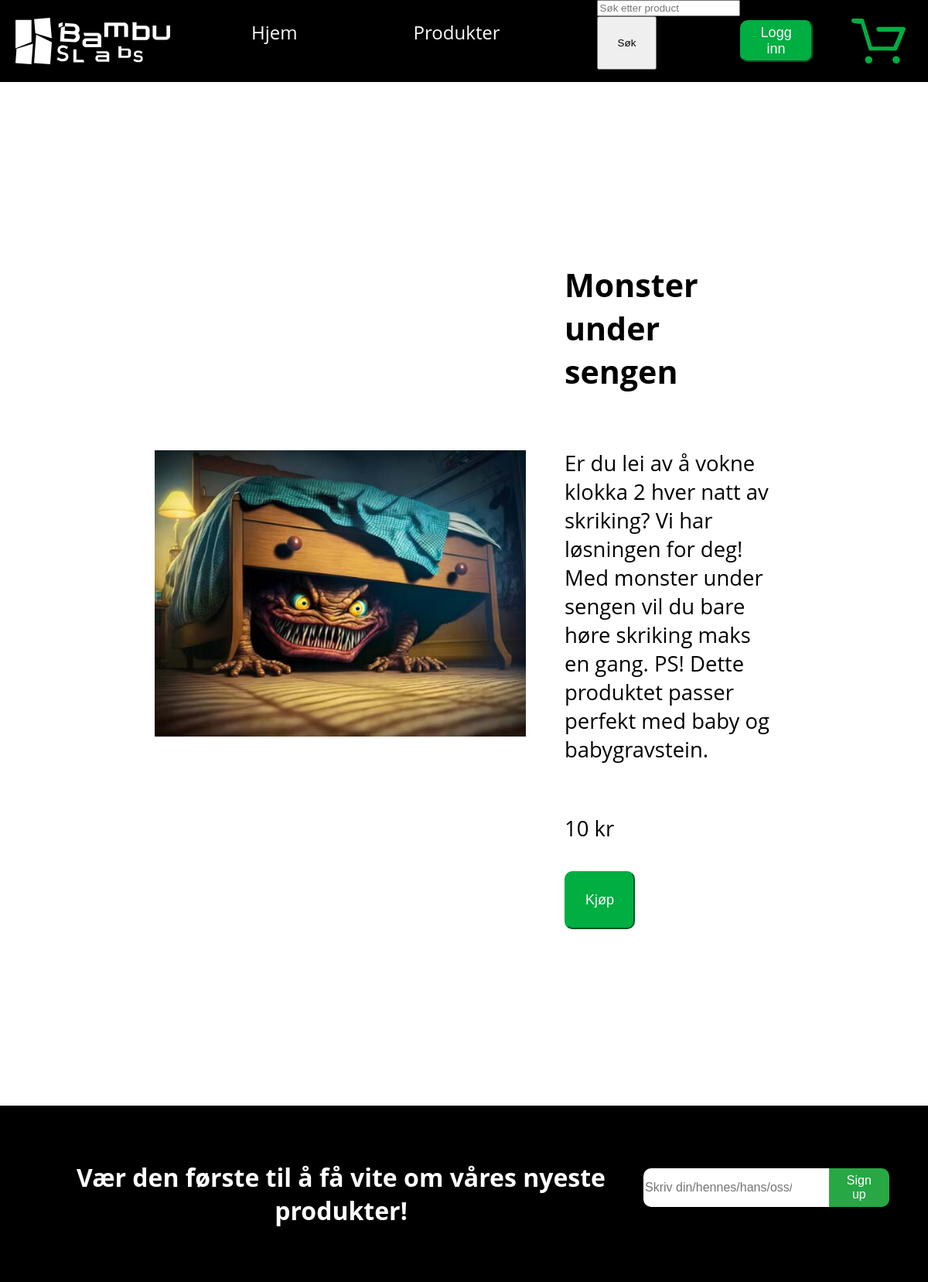
Screenshot of /prudukt.html?id=14 with the database file from the repository.
### app.py (models this page shows)
class Produkt(db.Model):
    id = db.Column(db.String, primary_key=True)
    name = db.Column(db.String, nullable=False)
    price = db.Column(db.String, nullable=False)
    pricetall = db.Column(db.Integer, nullable=False)
    pricetext = db.Column(db.String, nullable=False)
    image = db.Column(db.String, nullable=False)
    description = db.Column(db.Text, nullable=False)

### app.py (the view, shortened to what this page needs)
@app.route('/prudukt.html', methods=['GET', 'POST'])
def hent_produkter():
    product_id = request.args.get('id')  # Henter ID fra spørringsparameter
    produkt = Produkt.query.get(product_id)  # Henter produktet med den spesifikke ID-en
    if produkt is None:
        return "Produkt ikke funnet", 404  # Returner 404 hvis produktet ikke finnes
    return render_template('prudukt.html', produkt=produkt)

### templates/prudukt.html (shortened to what this page needs)
{% extends 'nav2.html' %}
{% block body %}
<!DOCTYPE html>
<html lang="en">
<head>
    <link rel="stylesheet" href="static/styling.css">
</head>
<body>
<div class="altprudukter">
    <img id="productImage" src="{{ produkt.image }}" alt="Bilde av {{ produkt.name }}">
    <div class="tekstogkjøp">
        <h2 id="productName">{{ produkt.name }}</h2>
        <p id="productDescription">{{ produkt.description }}</p>
        <p id="productPrice">{{ produkt.price }}</p>
        <div id="knappdivvv2">
            <form action="{{ url_for('add_to_cart', product_id=produkt.id) }}" method="POST">
            <a type="submit" id="handlekurvLink" href="#"><button id="leggTilHandklekurvID">Kjøp</button></a>
        </form>
        </div>
    </div>
</div>
<div class="fotter">
    <h1>Vær den første til å få vite om våres nyeste produkter!</h1>
    <form method="POST" action="{{ url_for('subscribe_newsletter') }}">
        <div class="signup-container">
            <input type="email" name="nyheter" class="email-input" placeholder="Skriv din/hennes/hans/oss/deres/ailien email">
            <button type="submit" class="signup-button">Sign up</button>
        </div>
    </form>
</div>
</body>
</html>
{% endblock %}

### static/styling.css (style rules this page uses)
body { margin: 0%; overflow-x: hidden; font-family: "Open Sans","system-ui","Segoe UI",Roboto,Oxygen,Ubuntu,"Fira Sans","Droid Sans","Helvetica Neue",sans; }
.textnav a, button { padding: 25px; }
#handlekurvLink button { background-color: #00AE42; color: white; border-color: #00AE42; border-radius: 10px; font-size: large; align-items: center; }
h1 { text-align: center; }
a { text-decoration: none; color: #000000; }
.altprudukter { display: flex; align-items: center; gap: 50px; margin: 200px; }
.altprudukter img { width: 40vw; }
.tekstogkjøp { display: flex; flex-direction: column; justify-content: left !important ; width: 700px; gap: 10px; font-size: 3ch; }
.signup-container { display: flex; border-radius: 1px; max-width: 500px; width: 100%; height: 50px; box-shadow: 0 4px 6px rgba(0, 0, 0, 0.1); justify-content: center; }
.email-input { border: none; padding-right: 4vw; width: 100%; font-size: 16px; border-top-left-radius: 10px; border-bottom-left-radius: 10px; outline: none; }
.signup-button { background-color: #28a745; color: white; border: none; padding: 5px 20px; cursor: pointer; font-size: 16px; border-top-right-radius: 10px; border-bottom-right-radius: 10px; transition: background-color 0.3s; }
.fotter { display: flex; justify-content: space-between; align-items: center; background-color: #000000; color: rgb(255, 255, 255); padding: 50px; }

### rows the page displays
Produkt: image (picture), name "Monster under sengen", description "Er du lei av å vokne klokka 2 hver natt av skriking? Vi har løsningen for deg! Med monster under sengen vil du bare høre skriking maks en gang. PS! Dette produktet passer perfekt med baby og babygravstein.", price "10 kr"
